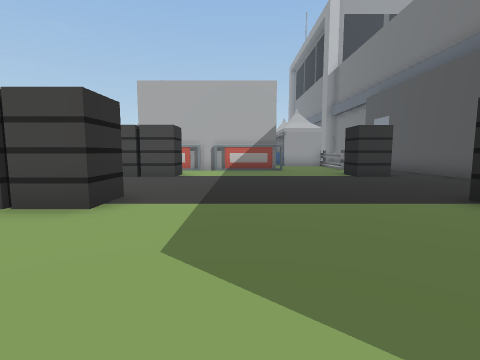
view 1 (above)

18 first-person views from a walk through a Unity game level. The camera is 1.5 m above the floor, tilts 6° down and sees 85° across. The floor is counted in squares, 2 m on a side. Each view is taken from the middle of a square. On the plan, view 1 faces up. The plan holds only what a view shows up to about 9 squares ahead; the rest is blank. The place goes on beyond the plan. The player character is not drawn.

view 2
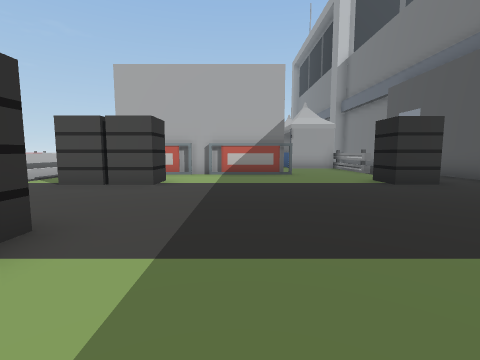

view 3
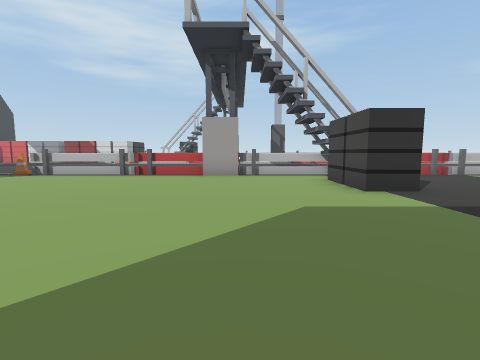

view 4
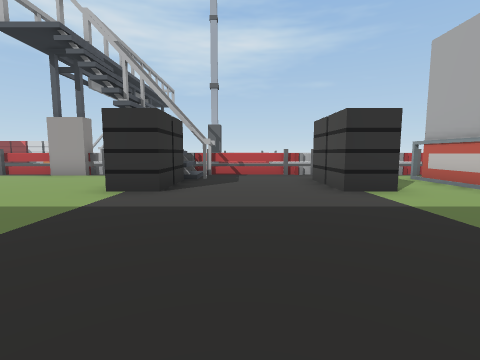

view 5
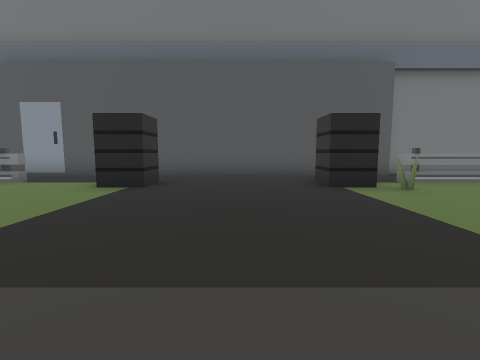

view 6
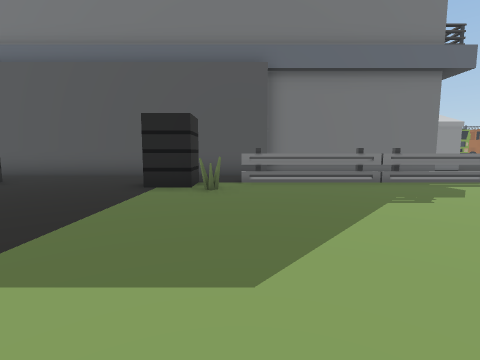

view 7
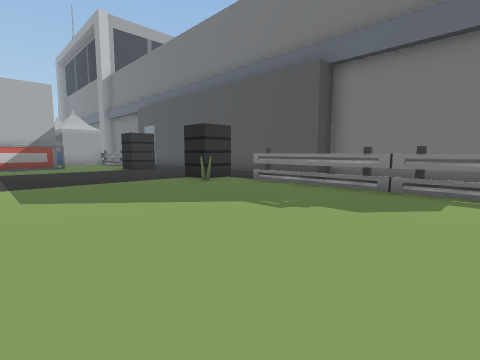

view 8
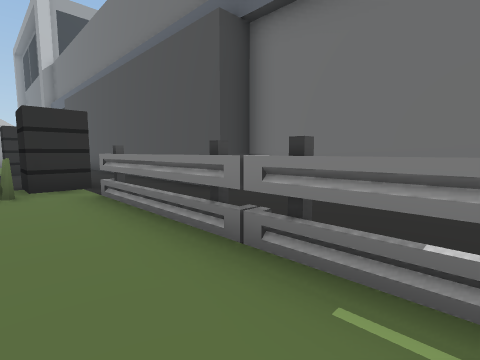

view 9
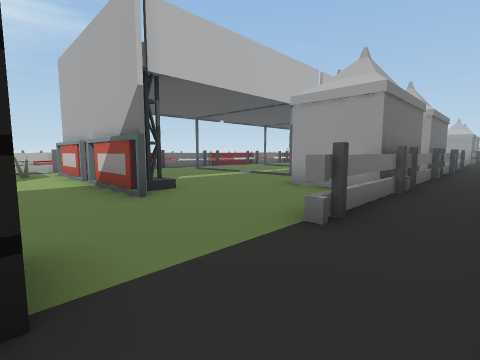

view 10
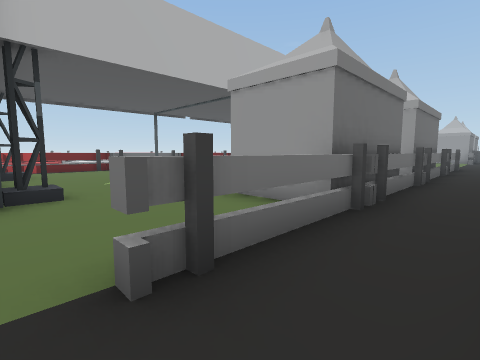

view 11
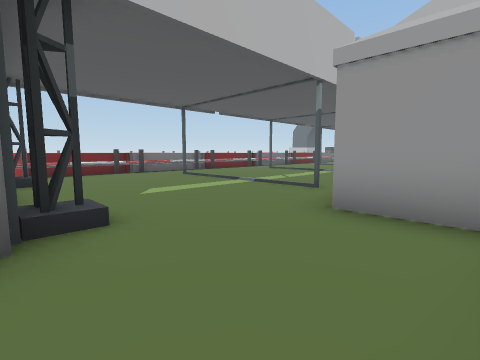

view 12
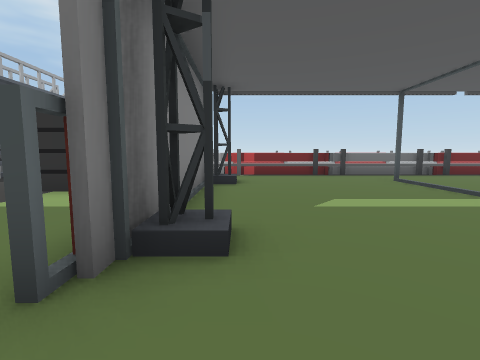

view 13
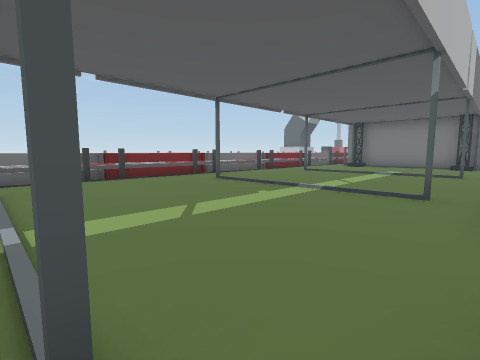

view 14
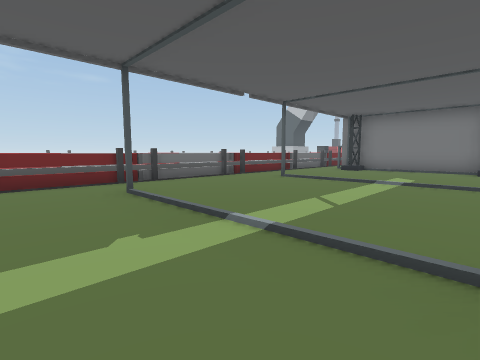

view 15
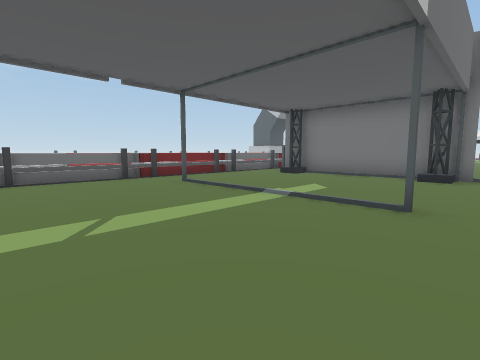

view 16
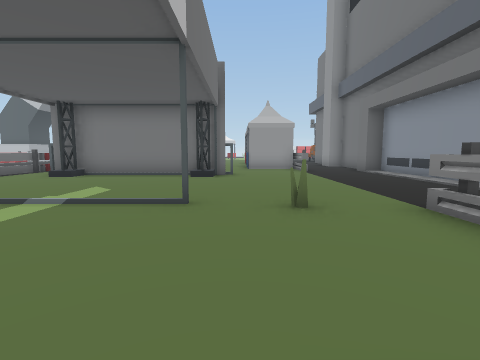

view 17
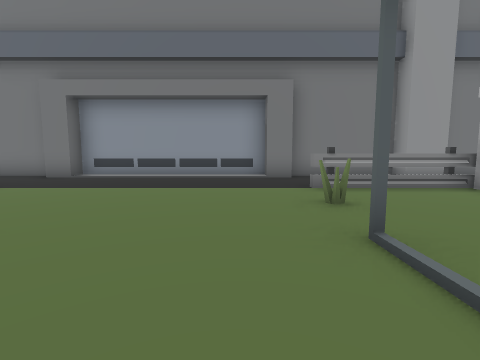

view 18
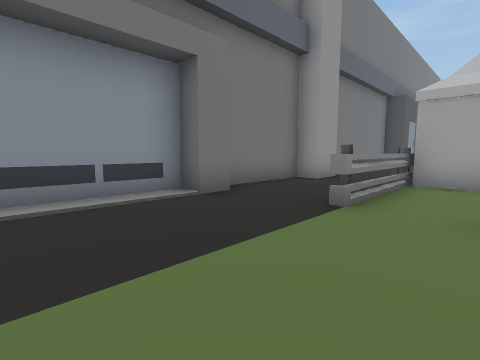

### Floor plan
Key: @ floor where view 1 was taken; # wall or solid block; . main floor; : floor 0.5 m higher than the main floor; / step, stairs or slope; O other object.
Columns run from 6 left of view 1 to 8 right of it. Each row starts with its distance up from view 1.
 32           ...##
 31 #.######......#
 30  ......:......#
 29   ............#
 28   ............#
 27 #.............#
 26 #.#....#.O...##
 25 #..........#..#
 24 #..........#..#
 23 #..........#..#
 22 #........##..##
 21 #.#////#.OO..##
 20 #........OO.. #
 19 #........ #.. #
 18 #........ O..
 17 #........ O..
 16 #.#....#.OO..
 15 #........OO..
 14 #.........O#.#
 13 #..........#.#
 12 #..........#.#
 11 #.######.....#
 10 #.O..........#
  9 #.  O.....O..#
  8 #.OOO.....O..#
  7 #............#
  6 #............#
  5 #.#..........#
  4 ##OOO.....O..#
  3 #........OO..#
  2 #............#
  1 #..........#.##
  0 #.....@....#..#
 -1 #..........#..#
 -2 #..........#..#
 -3 #..........#..#

Positions as (right, up) in squares from view 1, and headings:
1: (0, 0), facing up
2: (0, 2), facing up
3: (3, 1), facing left
4: (3, 6), facing left
5: (-2, 6), facing right
6: (-2, 2), facing right
7: (-1, -3), facing up-right
8: (3, -3), facing up-right
9: (6, 9), facing up-left
10: (6, 11), facing up-left
11: (4, 11), facing up-left
12: (3, 12), facing left
13: (2, 16), facing up-left
14: (1, 19), facing up-left
15: (2, 22), facing up-left
16: (2, 22), facing up
17: (-1, 27), facing right
18: (3, 29), facing down-right
